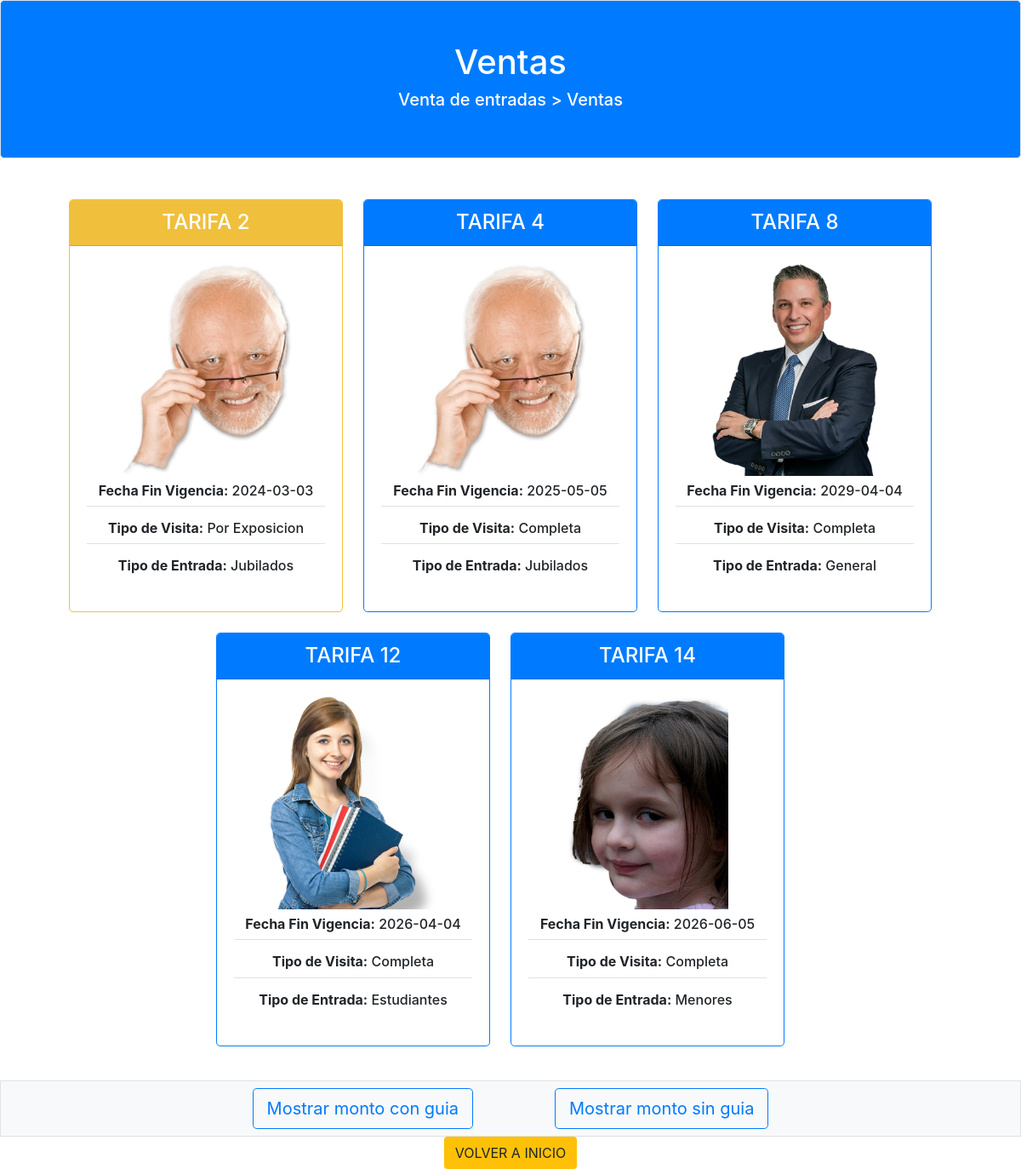
Page /venta/ on the committed database.
### rve/models/Tarifa.py (models this page shows, shortened)
class Tarifa(models.Model):
    fechaFinVigencia = models.CharField(max_length=100)
    fechaInicioVigencia= models.CharField(max_length=100)
    monto = models.IntegerField()
    montoAdicionalGuia = models.IntegerField()
    nro_sede = models.IntegerField(null=True)
    tipoDeEntrada = models.ForeignKey(TipoEntrada, on_delete=models.PROTECT, null=True) #Clave foranea
    tipoVisita = models.ForeignKey(TipoVisita, on_delete=models.PROTECT, null=True) #Clave foranea
    def getfechaFinVigencia(self):
        return self.fechaFinVigencia
    def fechaInicioVigencia(self,x):
        self.fechaInicioVigencia = x

### rve/models/TipoVisita.py (models this page shows, shortened)
class TipoVisita(models.Model):
    nombre = models.CharField(max_length=100)

### rve/models/TipoEntrada.py (models this page shows, shortened)
class TipoEntrada(models.Model):
    nombre = models.CharField(max_length=100)

### rve/views.py (the view)
# urls.py: path('venta/', opcionVentaEntrada),
def opcionVentaEntrada(request):
    controlador.entradas = []
    controlador.buscarEmpleadoLogueado()
    controlador.buscarSede()  # El controlador ejecuta el metodo buscar sede
    tarifas_vigentes = controlador.buscarTarifasDeSede()
    controlador.setTarifas(tarifas_vigentes)
    return render(request, 'venta.html', {"tarifas": tarifas_vigentes})

### rve/controlador/gestorVentaEntrada.py (called while the page is built)
    def buscarEmpleadoLogueado(self):
        self.empleadoLogueado = self.sesionActual.getEmpleadoEnSesion()
        return self.empleadoLogueado

    def buscarSede(self):
        self.sede = Sede.objects.filter(id__icontains = self.empleadoLogueado.obtenerSede())
        self.sede = self.sede[0] #Devuelve una query ya que no se accede por clave foranea, pero siempre devuelve una sola sede
        return self.sede

    def buscarTarifasDeSede(self):
        tarifas = Tarifa.objects.filter(nro_sede__icontains = self.sede.id)
        tarifas_vigentes = self.sede.obtenerTarifasVigentes(tarifas)
        return tarifas_vigentes

    def setTarifas(self, tarifas):
        self.tarifas = tarifas

### rve/models/Empleado.py (called while the page is built)
    def obtenerSede(self):
        return self.numero_sede

### rve/models/Sesion.py (called while the page is built)
    def getEmpleadoEnSesion(self):
        empleado = self.usuario.obtenerEmpleado()
        return empleado

### rve/models/Usuario.py (called while the page is built)
    def obtenerEmpleado(self):
        return self.empleado

### rve/templates/venta.html (shortened to what this page needs)
<!DOCTYPE html>
<html lang="en">
  <head>
    {% load static %}
     {% load bootstrap4 %}
    {%bootstrap_css %}
    <link rel="stylesheet" type="text/css" href="{% static 'css/style.css' %}"/>
  </head>
  <body>
    <div class="text-center mb-5">
      <div class="border bg-primary rounded-lg text-white mx-auto">
        <h1 class="pt-5 px-3">Ventas</h1>
        <h5 class="pb-5"> <a href="http://127.0.0.1:8000/" class="text-white">Venta de entradas</a> > Ventas </h5>
      </div>
    </div>
    {% block content %}
    <div class="container">
      <div class="card-deck mb-3 text-center d-flex justify-content-center">
        {% for tarifa in tarifas %}
          {%if tarifa.tipoVisita.nombre == 'Completa'%}
          <div class="mb-4 mr-4 border border-completa rounded-lg box-shadow overflow-auto">
            <div class="card-header completa">
          {%else%}
          <div class="mb-4 mr-4 border border-exposicion rounded-lg box-shadow overflow-auto">
            <div class="card-header por-exposicion">
          {%endif%}
            <h4 class="my-0 text-uppercase text-white">Tarifa {{tarifa.id}}</h4>
          </div>
          <div class="card-body card-tarifa">
            {% if tarifa.tipoDeEntrada.nombre == 'Menores' %}
            <img class="card-image" src="{% static 'images/disaster-girl.png' %}" alt="Menores"/>
            {% elif tarifa.tipoDeEntrada.nombre == 'Estudiantes' %}
            <img class="card-image" src="{% static 'images/student.png' %}" alt="Estudiantes" />
            {% elif tarifa.tipoDeEntrada.nombre == 'General' %}
            <img class="card-image" src="{% static 'images/businessman.png' %}" alt="General" />
            {% else %}
            <img class="card-image" src="{% static 'images/harold.png' %}" alt="Jubilados" />
            {%endif%}
            <ul class="list-unstyled">
              <li class="py-2 h6 border-bottom">
                <span class="font-weight-bold">Fecha Fin Vigencia:</span>
                {{tarifa.fechaFinVigencia}}
              </li>
              <li class="py-2 h6 border-bottom">
                <span class="font-weight-bold">Tipo de Visita:</span>
                {{tarifa.tipoVisita.nombre}}
              </li>
              <li class="py-2 h6">
                <span class="font-weight-bold">Tipo de Entrada:</span>
                {{tarifa.tipoDeEntrada.nombre}}
              </li>
            </ul>
          </div>
        </div>
        {%endfor%}
      </div>
    </div>
    {%endblock%}
    <div
      class="py-2 bg-light d-flex justify-content-center py-2 bg-light border"
    >
      <div class="px-5">
        <form action="/montoconguia/" method="GET">
          <input
            class="btn btn-outline-primary btn-lg"
            type="submit"
            value="Mostrar monto con guia"
          />
        </form>
      </div>
      <div class="px-5">
        <form action="/montosinguia/" method="GET">
          <input
            class="btn btn-outline-primary btn-lg"
            type="submit"
            value="Mostrar monto sin guia"
          />
        </form>
      </div>
    </div>
  <div class="d-flex justify-content-center" >
      <div class="row">
        <a type="button" class="btn bg-warning" href="http://127.0.0.1:8000/">VOLVER A INICIO</a>
      </div>
  </div>
  </body>
</html>

### static/css/style.css (style rules this page uses)
.card-image { height: 250px; }
.completa { background-color: #007bff; }
.border-completa { border-color: #007bff !important; }
.por-exposicion { background-color: #F0C03C; }
.border-exposicion { border-color: #F0C03C !important; }
.card-tarifa { width: 320px; }

### rows in the picture
Tarifa: id "2", fechaFinVigencia "2024-03-03", tipoVisita.nombre "Por Exposicion", tipoDeEntrada.nombre "Jubilados"
Tarifa: id "4", fechaFinVigencia "2025-05-05", tipoVisita.nombre "Completa", tipoDeEntrada.nombre "Jubilados"
Tarifa: id "8", fechaFinVigencia "2029-04-04", tipoVisita.nombre "Completa", tipoDeEntrada.nombre "General"
Tarifa: id "12", fechaFinVigencia "2026-04-04", tipoVisita.nombre "Completa", tipoDeEntrada.nombre "Estudiantes"
Tarifa: id "14", fechaFinVigencia "2026-06-05", tipoVisita.nombre "Completa", tipoDeEntrada.nombre "Menores"
